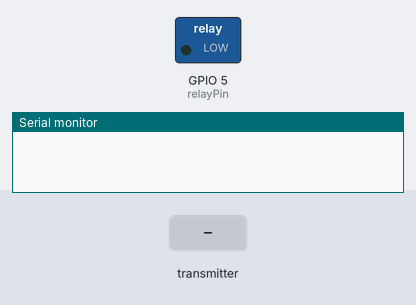
This sketch was run on a simulated ESP32. Shown: switched loads named in the sketch (green lamp = pin HIGH), the last lines printed to the serial monitor. Inputs (shaded band) come from the test bench.

Above: at 1.2 s.
1.3 s: the transmitter starts sending receivedID = 0
2.8 s: the transmitter starts sending receivedID = 1
At 3.6 s:
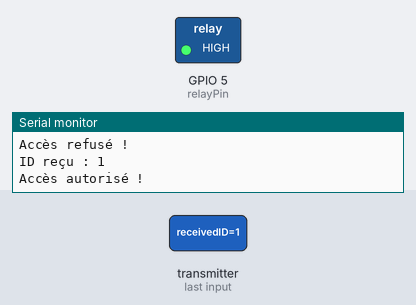
Timing chart, 0 to 14.8 s (numbered marks = the images above; inputs shaded):
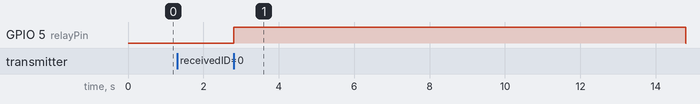

Measured:
- after the input at 2.8 s, GPIO 5 (relayPin): LOW → HIGH at once

The sketch:

ESP32SERVER.ino
```cpp
// === ESP32 Serveur ===

#include <WiFi.h>
#include <esp_now.h>

// === Liste des IDs autorisés ===
const uint16_t validIDs[] = {1, 3, 5}; // À adapter
const int relayPin = 5; // GPIO pour relais

void onReceive(const uint8_t *mac, const uint8_t *data, int len) {
  if (len != sizeof(uint16_t)) return;

  uint16_t receivedID;
  memcpy(&receivedID, data, sizeof(receivedID));
  Serial.print("ID reçu : ");
  Serial.println(receivedID);

  for (int i = 0; i < sizeof(validIDs) / sizeof(validIDs[0]); i++) {
    if (receivedID == validIDs[i]) {
      Serial.println("Accès autorisé !");
      digitalWrite(relayPin, HIGH);
      delay(3000); // Ouverture 3s
      digitalWrite(relayPin, LOW);
      return;
    }
  }

  Serial.println("Accès refusé !");
}

void setup() {
  Serial.begin(115200);
  pinMode(relayPin, OUTPUT);
  digitalWrite(relayPin, LOW);

  WiFi.mode(WIFI_STA);
  if (esp_now_init() != ESP_OK) {
    Serial.println("Erreur ESP-NOW");
    return;
  }

  esp_now_register_recv_cb(onReceive);
}
```
